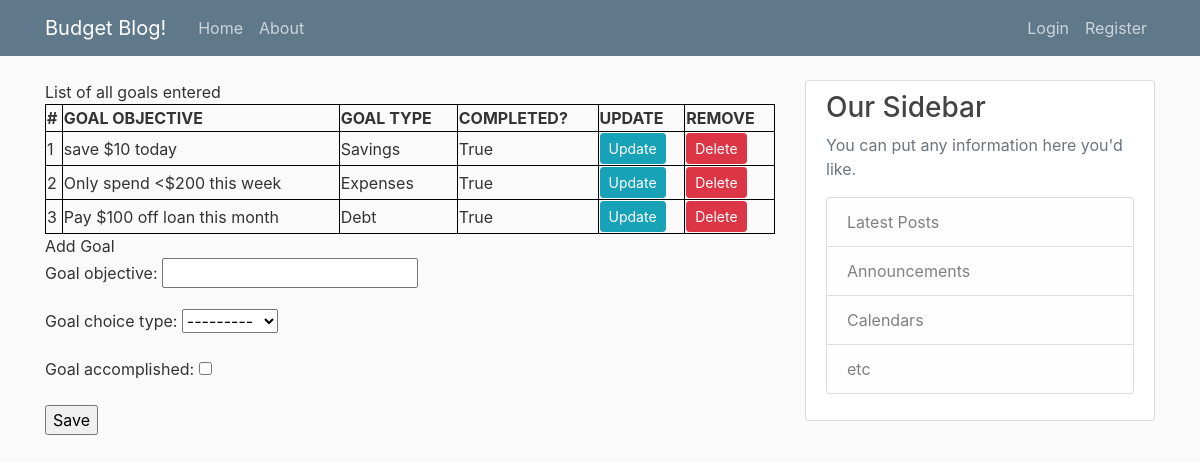
Page /goals/ on the earlier database version.
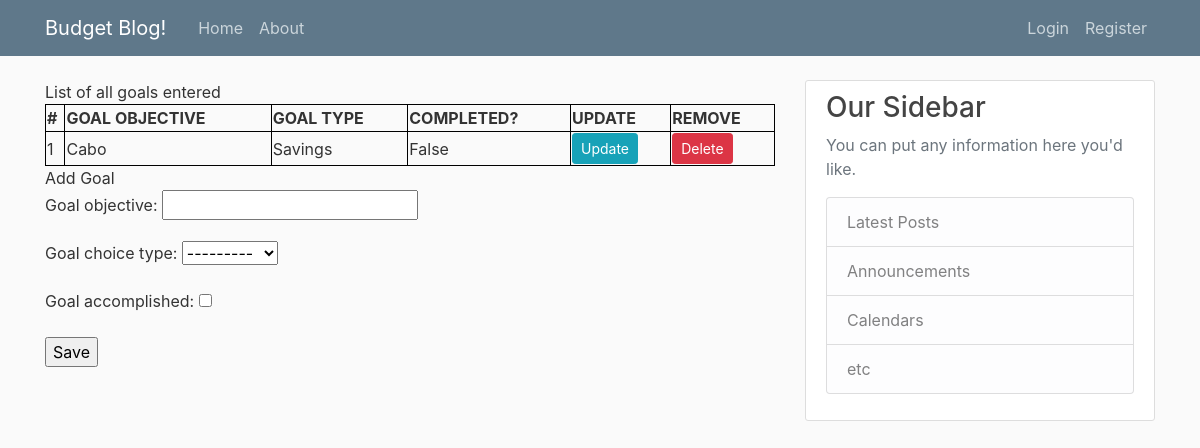
Same page on the later database version.
### blog/models.py (models this page shows, shortened)
class GoalType(models.Model):
    goal_objective = models.CharField(max_length=300, blank=True)
    goal_choice = (
            ('Savings', 'Savings'),
            ('Expenses', 'Expenses'),
            ('Debt', 'Debt')
    )
    goal_choice_type = models.CharField(max_length = 30, blank=True, null=True, choices=goal_choice)
    goal_accomplished = models.BooleanField()

### blog/views.py (the view)
# urls.py: path('goals/', views.goal_entry, name = 'goals'),
def goal_entry(request):
    title1 = 'List of all goals entered'
    queryset = GoalType.objects.all()
    title2 = 'Add Goal'
    form = GoalForm(request.POST or None)
    if form.is_valid():
        form.save()
    context = {
        "title1":title1,
        "queryset":queryset,
        "title2": title2,
        "form": form,
        }
    return render(request, "blog/goals.html",context)

### blog/forms.py
class GoalForm(forms.ModelForm):
	class Meta:
		model = GoalType
		fields = ['goal_objective', 'goal_choice_type', 'goal_accomplished']

### blog/templates/blog/goals.html (shortened to what this page needs)
{% extends "blog/base.html"%}
{% block content %}
{{title1}}
    <table border="2">
      <tr>
        <th>#</th>
        <th>GOAL OBJECTIVE</th>
        <th>GOAL TYPE</th>
        <th>COMPLETED?</th>
        <th>UPDATE</th>
        <th>REMOVE</th>
      </tr>
      {% for instance in queryset %}
      <tr>
        <td>{{forloop.counter}}</td>
        <td>{{instance.goal_objective}}</td>
        <td>{{instance.goal_choice_type}}</td>
        <td>{{instance.goal_accomplished}}</td>
        <td><a class="btn btn-sm btn-info" href="{% url 'goal_edit' instance.id %}">Update</a></td>
        <td><a class="btn btn-sm btn-danger" href="{% url 'goal_delete' instance.id %}">Delete</a></td>
      </tr>
      {% endfor %}
    </table>
       {{title2}}
      <form method="post" action="">
              {{form.as_p}}
              <input type="submit" value="Save" />
      </form>
{% endblock content %}

### blog/templates/blog/base.html (shortened to what this page needs)
{% load static %}
<!DOCTYPE html>
<html>
<head>
  <link rel="stylesheet" href="https://maxcdn.bootstrapcdn.com/bootstrap/4.0.0/css/bootstrap.min.css">
    <link rel="stylesheet" type="text/css" href="{% static 'blog/main.css' %}">
</head>
<body>
    <header class="site-header">
      <nav class="navbar navbar-expand-md navbar-dark bg-steel fixed-top">
        <div class="container">
          <a class="navbar-brand mr-4" href="{% url 'blog-home' %}">Budget Blog!</a>
          <div class="collapse navbar-collapse" id="navbarToggle">
            <div class="navbar-nav mr-auto">
              <a class="nav-item nav-link" href="{% url 'blog-home' %}">Home</a>
              <a class="nav-item nav-link" href="{% url 'blog-about' %}">About</a>
            </div>
            <div class="navbar-nav">
              {% if user.is_authenticated %}
                <a class="nav-item nav-link" href="{% url 'post-create' %}">New Post</a>
                <a class="nav-item nav-link" href="{% url 'budget_view' %}">Access Budget</a>
		            <a class="nav-item nav-link" href="{% url 'goals' %}">Goals</a>
 		            <a class="nav-item nav-link" href="{% url 'news' %}">Finance News</a>
                <a class="nav-item nav-link" href="{% url 'profile' %}">Profile</a>
                <a class="nav-item nav-link" href="{% url 'logout' %}">Logout</a>
              {% else %}
                <a class="nav-item nav-link" href="{% url 'login' %}">Login</a>
                <a class="nav-item nav-link" href="{% url 'register' %}">Register</a>
              {% endif %}
            </div>
          </div>
        </div>
      </nav>
    </header>
    <main role="main" class="container">
      <div class="row">
        <div class="col-md-8">
          {% block content %}{% endblock %}
        </div>
        <div class="col-md-4">
          <div class="content-section">
            <h3>Our Sidebar</h3>
            <p class='text-muted'>You can put any information here you'd like.
              <ul class="list-group">
                <li class="list-group-item list-group-item-light">Latest Posts</li>
                <li class="list-group-item list-group-item-light">Announcements</li>
                <li class="list-group-item list-group-item-light">Calendars</li>
                <li class="list-group-item list-group-item-light">etc</li>
              </ul>
            </p>
          </div>
        </div>
      </div>
    </main>
</body>
</html>

### blog/static/blog/main.css (style rules this page uses)
body { background: #fafafa; color: #333333; margin-top: 5rem; }
h1, h2, h3, h4, h5, h6 { color: #444444; }
ul { margin: 0; }
.bg-steel { background-color: #5f788a; }
.site-header .navbar-nav .nav-link { color: #cbd5db; }
.content-section { background: #ffffff; padding: 10px 20px; border: 1px solid #dddddd; border-radius: 3px; margin-bottom: 20px; }

### blog/templates/blog/goals.html (style rules this page uses)
table, td, th { border: 1px solid black; }
table { border-collapse: collapse; width: 100%; }
th { text-align: left; }

Differences in the rows shown:
removed GoalType: goal_objective "Only spend <$200 this week", goal_choice_type "Expenses", goal_accomplished "True"
removed GoalType: goal_objective "Pay $100 off loan this month", goal_choice_type "Debt", goal_accomplished "True"
changed GoalType "Savings": goal_objective "save $10 today" → "Cabo"; goal_accomplished "True" → "False"
